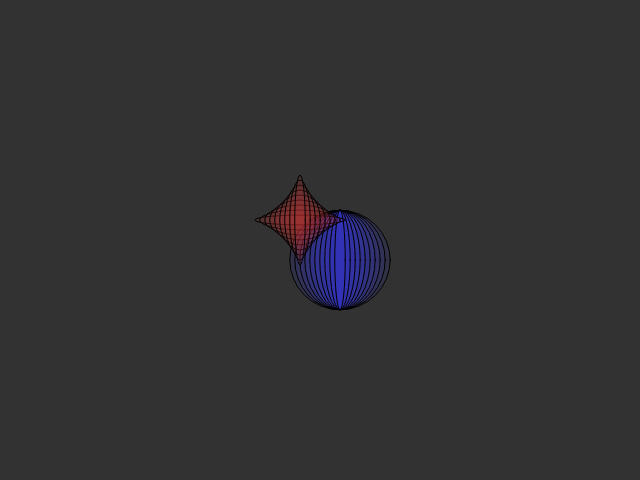
Frame 1 (no input)
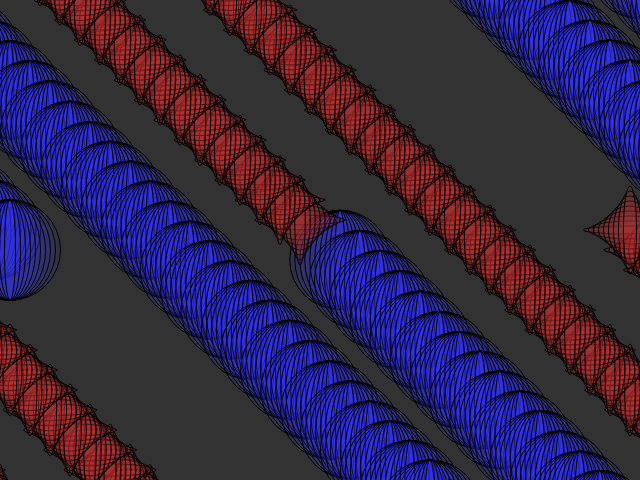
Frame 60 (no input)
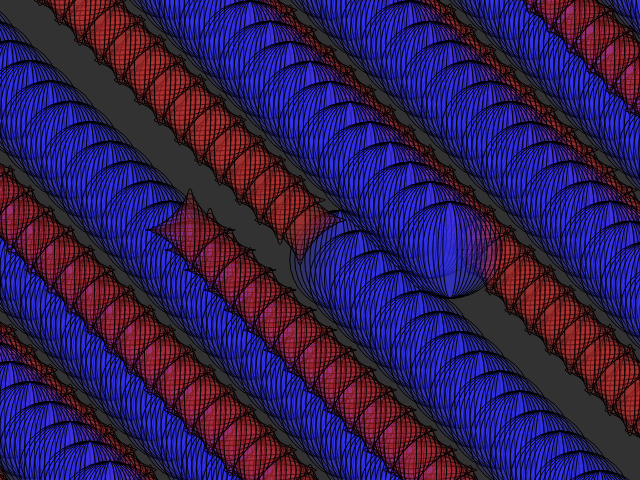
Frame 120 (the mouse pressed at the canvas centre since frame 60)

The p5.js sketch that drew these frames (run headless with seeded random() and noise() and a simulated clock; from frame 60 on, the mouse is pressed at the canvas centre):

// p5.js sketch
// ── sketch.js
function setup() {
  //canvas size
  createCanvas(640, 480);
  //background colours
  redBg = 50;
  greenBg = 50;
  blueBg = 50;
  background(redBg, greenBg, blueBg);
  //circle sprite location/size
  circleLocX = width / 2;
  circleSizeX = 100;
  circleLocY = height / 2;
  circleSizeY = 100;
  //diamond sprite location/size
  diamondLocX = width / 2;
  diamondSizeX = 90;
  diamondLocY = width / 2 - 80;
  diamondSizeY = 90;
}

function draw() {
  stroke(0);
  //background(redBg, greenBg, blueBg);
  fill(50, 50, 255, 25);
  ellipseMode(CENTER);

  if (circleLocX > width+50){
    circleLocX = width-width-50;
  }
    if (circleLocY > height+50){
    circleLocY = height-height-50;
  }

  circleLocX = circleLocX + 20;
  circleLocY = circleLocY + 20;
  circleSizeX = circleSizeX + random(-1,+1);
  circleSizeY = circleSizeY + random(-1,+1);
  
    if (diamondLocX < -50){
    diamondLocX = width+50;
  }
    if (diamondLocY < -50){
    diamondLocY = height+50;
  }
  
  diamondLocX = diamondLocX - 20;
  diamondLocY = diamondLocY - 20;
  diamondSizeX = diamondSizeX + random(-1,+1);
  diamondSizeY = diamondSizeY + random(-1,+1);
  
  ellipse(circleLocX, circleLocY, circleSizeX, circleSizeY);
  ellipse(circleLocX, circleLocY, circleSizeX - 10, circleSizeY);
  ellipse(circleLocX, circleLocY, circleSizeX - 20, circleSizeY);
  ellipse(circleLocX, circleLocY, circleSizeX - 30, circleSizeY);
  ellipse(circleLocX, circleLocY, circleSizeX - 40, circleSizeY);
  ellipse(circleLocX, circleLocY, circleSizeX - 50, circleSizeY);
  ellipse(circleLocX, circleLocY, circleSizeX - 60, circleSizeY);
  ellipse(circleLocX, circleLocY, circleSizeX - 70, circleSizeY);
  ellipse(circleLocX, circleLocY, circleSizeX - 80, circleSizeY);
  ellipse(circleLocX, circleLocY, circleSizeX - 90, circleSizeY);

  fill(225, 50, 50, 25);
  ellipse(diamondLocX, diamondLocY, diamondSizeX, diamondSizeY - 80);
  ellipse(diamondLocX, diamondLocY, diamondSizeX - 10, diamondSizeY - 70);
  ellipse(diamondLocX, diamondLocY, diamondSizeX - 20, diamondSizeY - 60);
  ellipse(diamondLocX, diamondLocY, diamondSizeX - 30, diamondSizeY - 50);
  ellipse(diamondLocX, diamondLocY, diamondSizeX - 40, diamondSizeY - 40);
  ellipse(diamondLocX, diamondLocY, diamondSizeX - 50, diamondSizeY - 30);
  ellipse(diamondLocX, diamondLocY, diamondSizeX - 60, diamondSizeY - 20);
  ellipse(diamondLocX, diamondLocY, diamondSizeX - 70, diamondSizeY - 10);
  ellipse(diamondLocX, diamondLocY, diamondSizeX - 80, diamondSizeY);
}

function mousePressed() {
  redBg = random(255);
  greenBg = random(255);
  blueBg = random(255);
}
